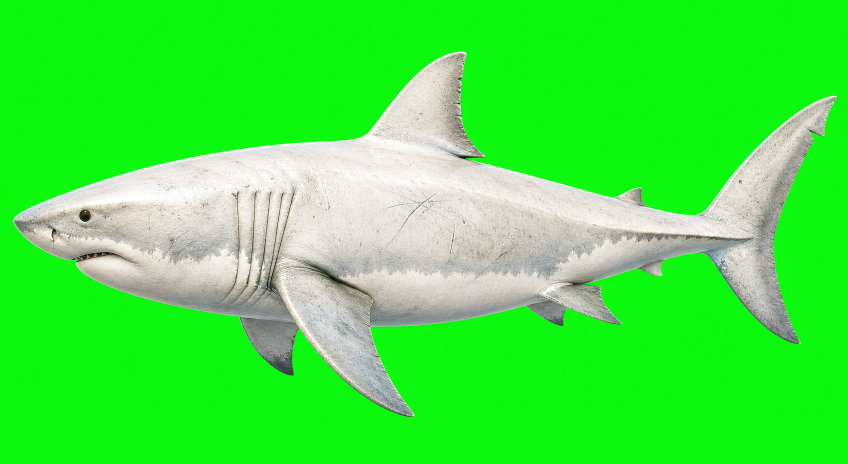
#> input picture tools/source_assets/fish/shark_e4_realistic_sources/nushi_danger_reef_source.png, 1695 x 928 px (shown at 1/2 size)
$ python generate_megalodon_fish_assets.py
#> lines starting #> are read from the running program, lines starting #| are printed output that depends on the picture
### tools/generate_shark_fish_assets.py
#!/usr/bin/env python3
"""Generate E4 shark fish assets.

Showcase sheet contract:
- 4 horizontal frames, each 640x320; total sheet size is 2560x320.
- Each frame contains one fish and is authored for the fight runtime's 4-frame atlas.
- Sheet fish face right so the runtime line anchor connects to the mouth/head side.
- Card portraits keep the project convention: fish face left.
"""
from __future__ import annotations

import math
from pathlib import Path

from PIL import Image, ImageDraw, ImageEnhance, ImageFilter, ImageFont


ROOT = Path(__file__).resolve().parents[1]
FISH_DIR = ROOT / "assets" / "showcase" / "fish"
CONTACT_SHEET = ROOT / "tools" / "source_assets" / "fish" / "shark_e4_contact_sheet.png"
REALISTIC_SOURCE_DIR = ROOT / "tools" / "source_assets" / "fish" / "shark_e4_realistic_sources"
FONT_BOLD = ROOT / "assets" / "fonts" / "line_seed" / "LINESeedJP_A_TTF_Bd.ttf"

CARD_SIZE = (560, 310)
FRAME_SIZE = (640, 320)
SHEET_FRAMES = 4
SHEET_SIZE = (FRAME_SIZE[0] * SHEET_FRAMES, FRAME_SIZE[1])


SHARK_SPECS = [
    {
        "id": "nekozame",
        "label": "ネコザメ",
        "body": (122, 95, 66),
        "belly": (202, 175, 133),
        "accent": (72, 53, 39),
        "pattern": "saddle",
        "body_len": 0.72,
        "body_h": 0.23,
        "tail": 0.15,
        "dorsal": 0.18,
        "nose": "blunt",
        "scale": 0.86,
    },
    {
        "id": "inuzame",
        "label": "イヌザメ",
        "body": (103, 111, 96),
        "belly": (191, 193, 170),
        "accent": (48, 56, 47),
        "pattern": "fine_spots",
        "body_len": 0.76,
        "body_h": 0.20,
        "tail": 0.16,
        "dorsal": 0.16,
        "nose": "slender",
        "scale": 0.84,
    },
    {
        "id": "dochizame",
        "label": "ドチザメ",
        "body": (92, 113, 119),
        "belly": (196, 207, 200),
        "accent": (44, 69, 76),
        "pattern": "lateral",
        "body_len": 0.79,
        "body_h": 0.21,
        "tail": 0.17,
        "dorsal": 0.18,
        "nose": "slender",
        "scale": 0.90,
    },
    {
        "id": "hoshizame",
        "label": "ホシザメ",
        "body": (83, 107, 124),
        "belly": (200, 213, 215),
        "accent": (222, 229, 215),
        "pattern": "star_spots",
        "body_len": 0.78,
        "body_h": 0.22,
        "tail": 0.17,
        "dorsal": 0.18,
        "nose": "slender",
        "scale": 0.90,
    },
    {
        "id": "eporetto",
        "label": "エポレットシャーク",
        "body": (119, 86, 58),
        "belly": (206, 174, 126),
        "accent": (43, 31, 26),
        "pattern": "epaulette",
        "body_len": 0.73,
        "body_h": 0.20,
        "tail": 0.15,
        "dorsal": 0.15,
        "nose": "blunt",
        "scale": 0.78,
    },
    {
        "id": "darumazame",
        "label": "ダルマザメ",
        "body": (84, 78, 92),
        "belly": (180, 169, 184),
        "accent": (47, 38, 56),
        "pattern": "collar",
        "body_len": 0.58,
        "body_h": 0.24,
        "tail": 0.12,
        "dorsal": 0.13,
        "nose": "round",
        "scale": 0.64,
    },
    {
        "id": "fujikujira",
        "label": "フジクジラ",
        "body": (63, 69, 91),
        "belly": (166, 171, 190),
        "accent": (136, 122, 172),
        "pattern": "deep_glow",
        "body_len": 0.60,
        "body_h": 0.22,
        "tail": 0.13,
        "dorsal": 0.14,
        "nose": "round",
        "scale": 0.60,
    },
    {
        "id": "shumokuzame",
        "label": "シュモクザメ",
        "body": (80, 111, 127),
        "belly": (194, 211, 213),
        "accent": (38, 70, 83),
        "pattern": "lateral",
        "body_len": 0.86,
        "body_h": 0.22,
        "tail": 0.20,
        "dorsal": 0.22,
        "nose": "hammer",
        "scale": 0.98,
    },
    {
        "id": "hohojirozame",
        "label": "ホオジロザメ",
        "body": (71, 91, 103),
        "belly": (226, 230, 224),
        "accent": (33, 52, 61),
        "pattern": "countershade",
        "body_len": 0.88,
        "body_h": 0.27,
        "tail": 0.21,
        "dorsal": 0.24,
        "nose": "pointed",
        "scale": 1.00,
    },
    {
        "id": "nushi_danger_reef",
        "label": "深海の白帝",
        "body": (226, 229, 224),
        "belly": (248, 248, 238),
        "accent": (119, 138, 153),
        "pattern": "nushi_scars",
        "body_len": 0.90,
        "body_h": 0.29,
        "tail": 0.22,
        "dorsal": 0.26,
        "nose": "pointed",
        "scale": 1.04,
        "glow": (184, 223, 240),
    },
]


# [39 lines left out: functions main, _make_card, _make_sheet, not called in this run]


def _missing_realistic_sources() -> list[Path]:
    return [path for spec in SHARK_SPECS if not (path := _realistic_source_path(spec)).exists()]


def _realistic_source_path(spec: dict) -> Path:
    return REALISTIC_SOURCE_DIR / f"{spec['id']}_source.png"


# [6 lines left out: function _load_realistic_source, not called in this run]


def _make_card_from_source(source: Image.Image) -> Image.Image:
    return _add_card_shadow(_contain_alpha(_realistic_readability_pass(source), CARD_SIZE, margin=10))


def _make_sheet_from_source(source: Image.Image) -> Image.Image:
    frame_w, frame_h = FRAME_SIZE
    sheet = Image.new("RGBA", (frame_w * SHEET_FRAMES, frame_h), (0, 0, 0, 0))
    for index in range(SHEET_FRAMES):
        phase = math.sin(index / float(SHEET_FRAMES) * math.tau)
        scale = 1.0 + phase * 0.012
        frame_source = source
        if abs(scale - 1.0) > 0.001:
            frame_source = source.resize(
                (
                    max(1, round(source.width * scale)),
                    max(1, round(source.height * (1.0 - phase * 0.006))),
                ),
                Image.Resampling.LANCZOS,
            )
        frame_source = frame_source.transpose(Image.Transpose.FLIP_LEFT_RIGHT)
        frame = _contain_alpha(_realistic_readability_pass(frame_source), FRAME_SIZE, margin=9)
        y_offset = round(phase * 2.0)
        sheet.alpha_composite(frame, (index * frame_w, y_offset))
    return sheet


def _remove_chroma_green(image: Image.Image) -> Image.Image:
    """Remove the flat green ImageGen background while preserving antialiased edges."""
    img = image.convert("RGBA")
    pixels = img.load()
    width, height = img.size
    border_samples = []
    for x in range(0, width, max(1, width // 80)):
        border_samples.append(pixels[x, 0])
        border_samples.append(pixels[x, height - 1])
#> after the loop, border_samples = 162 items, first 6: (29, 239, 25, 255), (28, 239, 23, 255), (13, 247, 15, 255), (10, 248, 11, 255), (15, 247, 16, 255), (9, 248, 10, 255)
    for y in range(0, height, max(1, height // 80)):
        border_samples.append(pixels[0, y])
        border_samples.append(pixels[width - 1, y])
#> after the loop, border_samples = 332 items, first 6: (29, 239, 25, 255), (28, 239, 23, 255), (13, 247, 15, 255), (10, 248, 11, 255), (15, 247, 16, 255), (9, 248, 10, 255)
    key_r = round(sum(p[0] for p in border_samples) / len(border_samples))
#> key_r = 12
    key_g = round(sum(p[1] for p in border_samples) / len(border_samples))
#> key_g = 248
    key_b = round(sum(p[2] for p in border_samples) / len(border_samples))
#> key_b = 12

    transparent_threshold = 42.0
    opaque_threshold = 132.0
    for y in range(height):
        for x in range(width):
            r, g, b, a = pixels[x, y]
            distance = math.sqrt((r - key_r) ** 2 + (g - key_g) ** 2 + (b - key_b) ** 2)
            if distance <= transparent_threshold:
                pixels[x, y] = (r, g, b, 0)
            elif distance < opaque_threshold:
                edge_alpha = int(a * ((distance - transparent_threshold) / (opaque_threshold - transparent_threshold)))
                pixels[x, y] = (*_despill_green(r, g, b), edge_alpha)
            elif g > max(r, b) + 20 and g > 80:
                pixels[x, y] = (*_despill_green(r, g, b), a)
    return img


def _despill_green(r: int, g: int, b: int) -> tuple[int, int, int]:
    if g <= max(r, b) + 8:
        return (r, g, b)
    softened_g = min(g, max(r, b, round((r + b) * 0.54)))
    return (r, softened_g, b)


def _trim_alpha(image: Image.Image) -> Image.Image:
    bbox = image.getchannel("A").getbbox()
#> bbox = (26, 103, 1674, 834)
    if bbox is None:
        return image
    return image.crop(bbox)


def _realistic_readability_pass(image: Image.Image) -> Image.Image:
    alpha = image.getchannel("A")
    rgb = image.convert("RGB")
    rgb = ImageEnhance.Color(rgb).enhance(1.03)
    rgb = ImageEnhance.Contrast(rgb).enhance(1.08)
    rgb = ImageEnhance.Sharpness(rgb).enhance(1.08)
    out = rgb.convert("RGBA")
    out.putalpha(alpha)
    return out


def _add_card_shadow(image: Image.Image) -> Image.Image:
    bbox = image.getchannel("A").getbbox()
    if bbox is None:
        return image
    x0, _y0, x1, y1 = bbox
    shadow = Image.new("RGBA", image.size, (0, 0, 0, 0))
    draw = ImageDraw.Draw(shadow)
    pad_x = max(8, round((x1 - x0) * 0.10))
    ellipse = (
        x0 + pad_x,
        min(image.height - 34, y1 - 18),
        x1 - pad_x,
        min(image.height - 4, y1 + 28),
    )
    draw.ellipse(ellipse, fill=(74, 45, 22, 105))
    shadow = shadow.filter(ImageFilter.GaussianBlur(13))
    out = Image.new("RGBA", image.size, (0, 0, 0, 0))
    out.alpha_composite(shadow)
    out.alpha_composite(image)
    return out


# [164 lines left out: functions _draw_shark, _draw_pattern, _readability_pass, not called in this run]


def _contain_alpha(image: Image.Image, size: tuple[int, int], margin: int) -> Image.Image:
    bbox = image.getchannel("A").getbbox()
    if bbox is None:
        return image
    cropped = image.crop(bbox)
    max_w = max(1, size[0] - margin * 2)
    max_h = max(1, size[1] - margin * 2)
    scale = min(max_w / cropped.width, max_h / cropped.height, 1.0)
    if scale < 1.0:
        cropped = cropped.resize(
            (max(1, round(cropped.width * scale)), max(1, round(cropped.height * scale))),
            Image.Resampling.LANCZOS,
        )
    out = Image.new("RGBA", size, (0, 0, 0, 0))
    out.alpha_composite(cropped, ((size[0] - cropped.width) // 2, (size[1] - cropped.height) // 2))
    return out


# [23 lines left out: functions _preview_tile, _font, _build_contact_sheet, not called in this run]


# [2 lines that do not run on import are left out]

### tools/generate_megalodon_fish_assets.py
#!/usr/bin/env python3
"""Generate E10 megalodon fish assets from the E4 white shark source."""
from __future__ import annotations

import math
import sys
from pathlib import Path

from PIL import Image, ImageDraw, ImageEnhance


ROOT = Path(__file__).resolve().parents[1]
TOOLS_DIR = ROOT / "tools"
sys.path.insert(0, str(TOOLS_DIR))

from generate_shark_fish_assets import (  # noqa: E402
    CONTACT_SHEET,
    FISH_DIR,
    _add_card_shadow,
    _contain_alpha,
    _make_sheet_from_source,
    _remove_chroma_green,
    _trim_alpha,
)


SOURCE_DIR = ROOT / "tools" / "source_assets" / "fish" / "shark_e4_realistic_sources"
BASE_SOURCE = SOURCE_DIR / "nushi_danger_reef_source.png"
MEGALODON_SOURCE = SOURCE_DIR / "megalodon_source.png"
MEGALODON_CONTACT = ROOT / "tools" / "source_assets" / "fish" / "megalodon_contact_sheet.png"
CARD_SIZE = (560, 310)


def main() -> None:
    if not BASE_SOURCE.exists():
        raise FileNotFoundError(BASE_SOURCE)
    FISH_DIR.mkdir(parents=True, exist_ok=True)
    SOURCE_DIR.mkdir(parents=True, exist_ok=True)

    source = _make_megalodon_source(Image.open(BASE_SOURCE).convert("RGBA"))
    MEGALODON_SOURCE.parent.mkdir(parents=True, exist_ok=True)
    source.save(MEGALODON_SOURCE)

    card = _add_card_shadow(_contain_alpha(_readability_pass(source), CARD_SIZE, margin=6))
    sheet = _make_sheet_from_source(source)
    card.save(FISH_DIR / "megalodon_card_portrait.png")
    sheet.save(FISH_DIR / "megalodon_showcase_sheet.png")
    _build_contact(card, sheet).save(MEGALODON_CONTACT)
    print("generated megalodon fish asset pair")
    print(MEGALODON_SOURCE)
    print(MEGALODON_CONTACT)
    print(CONTACT_SHEET)


def _make_megalodon_source(base: Image.Image) -> Image.Image:
    shark = _trim_alpha(_remove_chroma_green(base))
    shark = shark.resize(
        (round(shark.width * 1.07), round(shark.height * 1.05)),
        Image.Resampling.LANCZOS,
    )
    alpha = shark.getchannel("A")
    rgb = shark.convert("RGB")
    pixels = rgb.load()
    width, height = rgb.size
    for y in range(height):
        for x in range(width):
            r, g, b = pixels[x, y]
            luminance = (r * 0.299 + g * 0.587 + b * 0.114) / 255.0
            depth = y / max(1.0, float(height - 1))
            ancient_blue = (34, 72, 90)
            tint = 0.50 - 0.18 * luminance + 0.08 * (1.0 - depth)
            nr = round(r * (1.0 - tint) + ancient_blue[0] * tint)
            ng = round(g * (1.0 - tint) + ancient_blue[1] * tint)
            nb = round(b * (1.0 - tint) + ancient_blue[2] * tint)
            pixels[x, y] = (max(0, min(255, nr)), max(0, min(255, ng)), max(0, min(255, nb)))

    out = ImageEnhance.Contrast(rgb).enhance(1.18).convert("RGBA")
    out.putalpha(alpha)
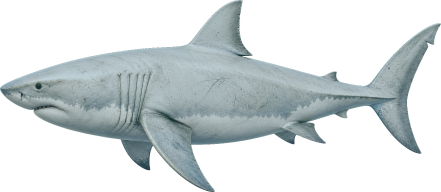
#> out: PIL image 1763x768 RGBA (shown at 1/4 size); mean R, G, B, A 61.4, 82.6, 90.9, 98.9; transparent parts drawn white
    _draw_ancient_marks(out)
    return _trim_alpha(out)


def _draw_ancient_marks(image: Image.Image) -> None:
    bbox = image.getchannel("A").getbbox()
#> bbox = (0, 0, 1763, 768)
    if bbox is None:
        return
    x0, y0, x1, y1 = bbox
#> x0 = 0; y0 = 0; x1 = 1763; y1 = 768
    width = x1 - x0
#> width = 1763
    height = y1 - y0
#> height = 768
    marks = Image.new("RGBA", image.size, (0, 0, 0, 0))
#> marks: PIL image 1763x768 RGBA; every value is 0
    draw = ImageDraw.Draw(marks)
    for index in range(9):
        x = x0 + width * (0.25 + index * 0.055)
        y = y0 + height * (0.35 + 0.10 * math.sin(index * 1.7))
        draw.line(
            (
                x,
                y,
                x + width * (0.035 + 0.010 * (index % 2)),
                y - height * (0.06 + 0.015 * (index % 3)),
            ),
            fill=(190, 230, 236, 128),
            width=max(2, round(height * 0.010)),
        )
#> this loop made 9 passes
#> (x, y) on passes 1 to 8: (440.8, 268.8), (537.7, 345), (634.7, 249.2), (731.6, 197.7), (828.6, 306.7), (925.6, 330.1), (1022.5, 215), (1119.5, 221.3)
    for index in range(18):
        x = x0 + width * (0.18 + ((index * 17) % 72) / 100.0)
        y = y0 + height * (0.18 + ((index * 29) % 58) / 100.0)
        radius = max(2, round(height * (0.006 + (index % 3) * 0.003)))
        draw.ellipse((x - radius, y - radius, x + radius, y + radius), fill=(20, 45, 55, 78))
#> this loop made 18 passes
#> (x, y, radius) on passes 1 to 8: (317.3, 138.2, 5), (617, 361, 7), (916.8, 138.2, 9), (1216.5, 361, 5), (1516.2, 138.2, 7), (546.5, 361, 9), (846.2, 138.2, 5), (1145.9, 361, 7)
    clipped = Image.new("RGBA", image.size, (0, 0, 0, 0))
    clipped.putalpha(image.getchannel("A"))
    marks.putalpha(Image.composite(marks.getchannel("A"), Image.new("L", image.size, 0), clipped.getchannel("A")))
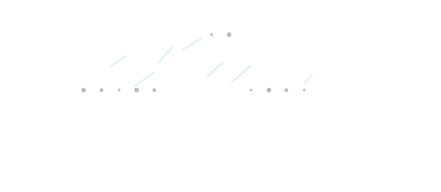
#> marks: PIL image 1763x768 RGBA (shown at 1/4 size); mean R, G, B, A 0.9, 1.1, 1.2, 0.5; transparent parts drawn white
    image.alpha_composite(marks)


def _readability_pass(image: Image.Image) -> Image.Image:
    alpha = image.getchannel("A")
    rgb = ImageEnhance.Color(image.convert("RGB")).enhance(1.04)
    rgb = ImageEnhance.Sharpness(rgb).enhance(1.10)
    out = rgb.convert("RGBA")
    out.putalpha(alpha)
#> in _contain_alpha, `bbox = image.getchannel("A").getbbox()`: bbox = (0, 0, 1763, 768)
#> in _contain_alpha, `out.alpha_composite(cropped, ((size[0] - cropped.width) // 2, (size[1]..`:
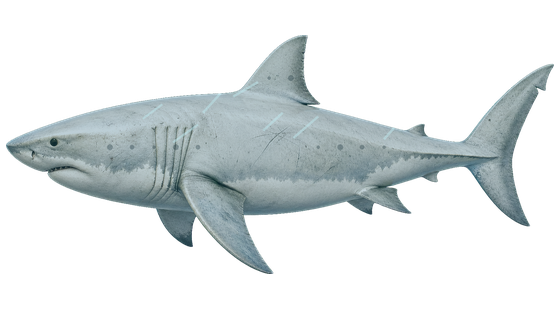
#> out: PIL image 560x310 RGBA; mean R, G, B, A 43.7, 49.4, 50.4, 74.6; transparent parts drawn white
#> in _add_card_shadow, `bbox = image.getchannel("A").getbbox()`: bbox = (6, 35, 554, 274)
#> in _add_card_shadow, `x0, _y0, x1, y1 = bbox`: x0 = 6; x1 = 554; y1 = 274
#> in _add_card_shadow, `pad_x = max(8, round((x1 - x0) * 0.10))`: pad_x = 55
#> in _add_card_shadow, `ellipse = ( x0 + pad_x, min(image.height - 34, y1 - 18), x1 - pad_x, m..`: ellipse = (61, 256, 499, 302)
#> the loop in _make_sheet_from_source, `for index in range(SHEET_FRAMES):` made 4 passes
#> bbox in _contain_alpha on passes 1 to 4: (0, 0, 1763, 768), (0, 0, 1784, 763), (0, 0, 1763, 768), (0, 0, 1742, 773)
#> pass 1, in _realistic_readability_pass, `rgb = image.convert("RGB")`:
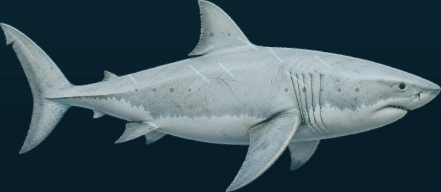
#> rgb: PIL image 1763x768 RGB (shown at 1/4 size); mean R, G, B 61.3, 82.6, 90.9
#> after the loop in _make_sheet_from_source, `for index in range(SHEET_FRAMES):`:
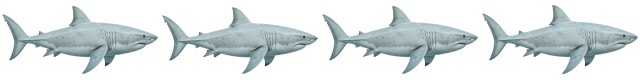
#> sheet: PIL image 2560x320 RGBA (shown at 1/4 size); mean R, G, B, A 49.2, 55.8, 57, 81.4; transparent parts drawn white
    return out


def _build_contact(card: Image.Image, sheet: Image.Image) -> Image.Image:
    board = Image.new("RGBA", (1160, 690), (10, 18, 26, 255))
    board.alpha_composite(card, (30, 30))
    for index in range(4):
        frame = sheet.crop((index * 640, 0, (index + 1) * 640, 320))
        frame = frame.resize((512, 256), Image.Resampling.LANCZOS)
        board.alpha_composite(frame, (40 + (index % 2) * 560, 370 + (index // 2) * 145))
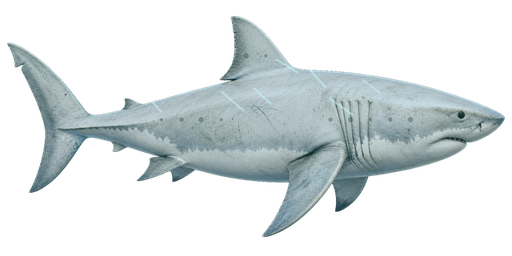
#> frame: PIL image 512x256 RGBA; mean R, G, B, A 51.1, 57.9, 59.1, 82.9; transparent parts drawn white
    draw = ImageDraw.Draw(board)
    draw.rectangle((20, 20, 1140, 670), outline=(106, 167, 185, 180), width=3)
    draw.text((620, 96), "megalodon / E10 v1 derived asset", fill=(238, 231, 205, 255))
    draw.text((620, 126), "source: nushi_danger_reef_source.png + scripted tint/scars", fill=(158, 218, 232, 255))
    return board


if __name__ == "__main__":
    main()
#> in main, `_build_contact(card, sheet).save(MEGALODON_CONTACT)`:
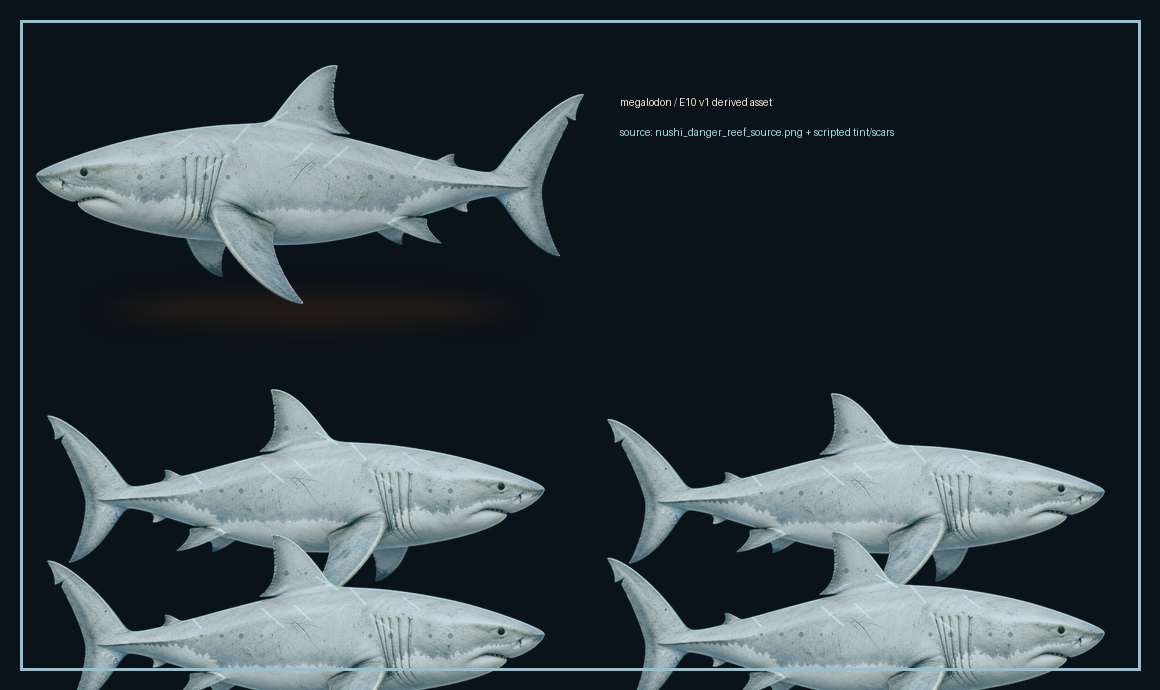
#> saved as megalodon_contact_sheet.png: PIL image 1160x690 RGBA; mean R, G, B, A 48, 59.3, 66, 254; transparent parts drawn white
